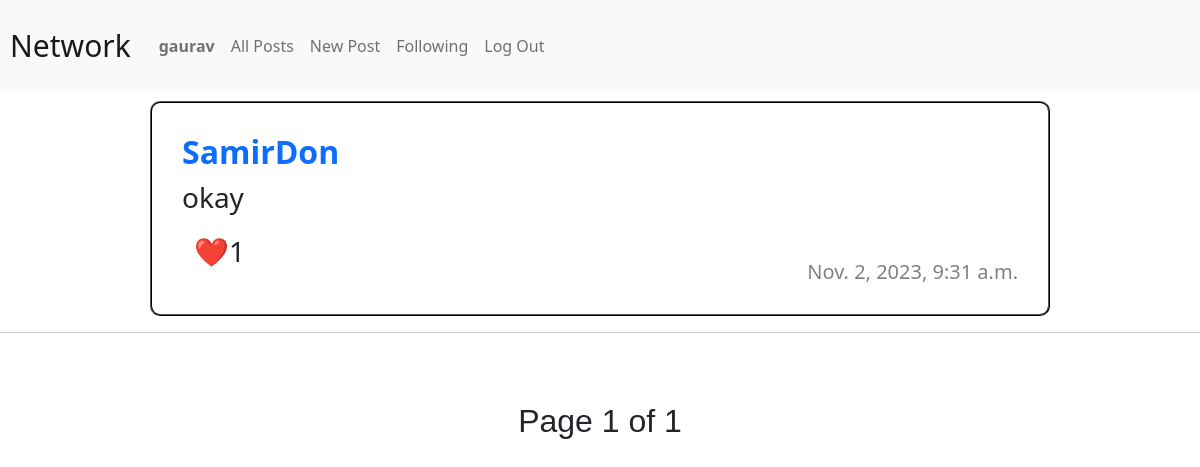
The app's page /following (signed in) with its own data.
### network/models.py (models this page shows, shortened)
class User(AbstractUser):
    follower = models.TextField(default="", null=True)
    following = models.TextField(default="", null=True)
    pass

class Post(models.Model):
    user = models.ForeignKey(User, on_delete=models.CASCADE)
    content = models.TextField()
    creation_date = models.DateTimeField(auto_now_add=True)
    likes = models.IntegerField(default=0)
    edited = models.BooleanField(default=False)
    likers = models.TextField(default="", null=True)

### network/views.py (the view)
# urls.py: path("following", views.followingfeed, name="followingfeed"),
@login_required
def followingfeed(request):
    logged_user = User.objects.get(id= request.user.id)
    following_list = logged_user.following.split(",")
    if "" in following_list:
        following_list.remove("")
    try:
        all_feed = Post.objects.filter(user=following_list[0]).order_by('-creation_date')
        for i in following_list:
            all_feed = list(chain(all_feed, Post.objects.filter(user=int(i)).order_by('-creation_date')))
    except ValueError:
        all_feed=[]
    paginator = Paginator(all_feed, MAX_POSTS)
    page = request.GET.get('page')
    posts_paginator = paginator.get_page(page)
    return render(request, "network/following.html",{
        "posts" : all_feed,
        "page" : posts_paginator
    })

### network/templates/network/following.html (shortened to what this page needs)
{% extends "network/layout.html" %}
{% load static %}
{% block body %}
{% if posts %}
    {% for post in page %}
        <div class="post">
            <a href="{% url "userpage" post.user.id %}"><h2>{{ post.user.username }}</h2></a>
            <h3 id="post-content-{{post.id}}">{{ post.content }}</h3>
            <ul class="likeul">
                <li>
                    <h3 id="likeButton{{ post.id }}"><a onclick="likepost(`{{ post.id }}`)">❤️ </a></h3>
                </li>
                <li>
                    <h3 id="likes{{ post.id }}">{{ post.likes }}</h3>
                </li>
            </ul>
            <h6 style="color: gray;text-align: right; visibility: hidden;" id="editedtag{{ post.id }}">(edited)</h1>
            <h5 style="text-align: right;">{{ post.creation_date }}</h5>
        </div>
    {% endfor %}
        {% else %}
            <center><h1 style="color: red; font-weight: Bolder; font-size: 900%;padding: 70px 0;">No posts :(</h1></center>
    {% endif %}
    <hr><br><br>
    <div class="pagination" style="display: inline;">
     <center>
     Page {{ page.number }} of {{page.paginator.num_pages}}
     </center>
     <br></div>
{% endblock %}

### network/templates/network/layout.html (shortened to what this page needs)
{% load static %}
<!DOCTYPE html>
<html lang="en">
    <head>
        <link
        href="https://cdn.jsdelivr.net/npm/bootstrap@5.0.0/dist/css/bootstrap.min.css"
        rel="stylesheet"
      />
        <link href="{% static 'network/styles.css' %}" rel="stylesheet">
    </head>
    <body>
        <nav class="navbar navbar-expand-lg navbar-light bg-light">
            <a class="navbar-brand" href="{% url 'index' %}" style="margin: 10px; font-size: 30px; margin-right: 20px">Network</a>
            <div>
              <ul class="navbar-nav mr-auto">
                {% if user.is_authenticated %}
                    <li class="nav-item">
                        <a class="nav-link" href="{% url "userpage" user.id %}"><strong>{{ user.username }}</strong></a>
                    </li>
                {% endif %}
                <li class="nav-item">
                  <a class="nav-link" href="{% url 'index' %}">All Posts</a>
                </li>
                {% if user.is_authenticated %}
                    <li class="nav-item">
                        <a class="nav-link" href="{% url 'newpost' %}">New Post</a>
                    </li>
                    <li class="nav-item">
                        <a class="nav-link" href="{% url "followingfeed" %}">Following</a>
                    </li>
                    <li class="nav-item">
                        <a class="nav-link" href="{% url 'logout' %}">Log Out</a>
                    </li>
                {% endif %}
              </ul>
            </div>
          </nav>
        <div class="body">
            {% block body %}
            {% endblock %}
        </div>
    </body>
</html>

### network/static/network/styles.css (style rules this page uses)
.post { margin: 10px auto; padding: 20px; border: black 2px ridge; max-width: 75%; border-radius: 10px; }
h2, h3, h5 ,h1 { margin: 10px; }
h2 { font-weight: bolder; }
h5 { font-weight: lighter; color: gray; }
.likeul li { display: inline; float: left; margin-bottom: -10px; margin-left: -20px; }
.pagination { text-align: center; font-family: sans-serif; font-size: xx-large; font-weight: 500; }
a, a:focus, a:active { text-decoration: none; color: rgb(56, 88, 117)(0, 132, 255); }

### records on screen
User: username "gaurav"
Post: user.username "SamirDon", content "okay", likes "1", creation_date "Nov. 2, 2023, 9:31 a.m."

### other values on screen
{{ page.number }} "1"
{{ page.paginator.num_pages }} "1"
